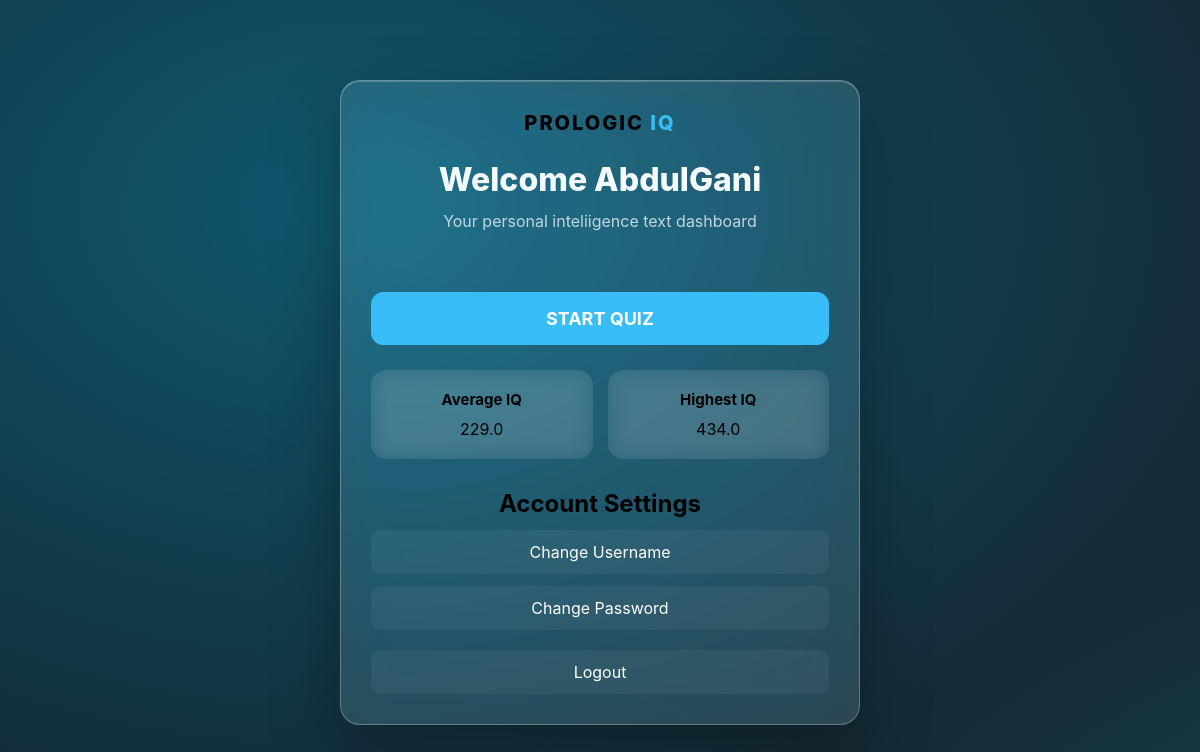
/dashboard (signed in), run on the app's committed database.
### tables this page shows
CREATE TABLE users (
            id INTEGER PRIMARY KEY AUTOINCREMENT,
            username TEXT UNIQUE NOT NULL,
            password_hash TEXT NOT NULL,
            average_iq REAL DEFAULT 0,
            highest_iq REAL DEFAULT 0
        );

### app.py (the view)
@app.route("/dashboard")
def dashboard():
    if "user_id" not in session:
        return redirect(url_for("login"))
    user_id = session["user_id"]
    conn = get_db()
    user = conn.execute(
        "SELECT * FROM users WHERE id = ?", (user_id,)
    ).fetchone()
    conn.close()
    return render_template("dashboard.html", user=user)

### app.py (called while the page is built)
def get_db():
    conn = sqlite3.connect(DATABASE)
    conn.row_factory = sqlite3.Row
    return conn

### templates/dashboard.html (shortened to what this page needs)
<!DOCTYPE html>
<html lang="en">
<head>
    <link rel="stylesheet" href="{{ url_for('static', filename='style.css') }}">
</head>
<body>
    <div class="container">
        <div class="brand">
            <span class="brand">PROLOGIC</span>
            <span class="brand-highlight">IQ</span>
        </div>
        <h1>Welcome {{ user["username"] }}</h1>
        <p>Your personal inteliigence text dashboard</p>
        <div class="dashboard-section">
            <a href="{{ url_for('quiz') }}" class="dashboard-button">START QUIZ</a>
        </div>
        <div class="stats">
            <div class="stat-card">
                <h3>Average IQ</h3>
                <div clas="stat-value">
                    {{ user["average_iq"] }}
                </div>
            </div>
            <div class="stat-card">
                <h3>Highest IQ</h3>
                <div class="stat-vlaue">
                    {{ user["highest_iq"]}}
                </div>
            </div>
        </div>
        <div class="dashbard-section">
            <h2>Account Settings</h2>
            <a href="{{ url_for('change_username') }}" class="settings-button">Change Username</a>
            <a href="{{ url_for('change_password') }}" class="settings-button">Change Password</a>
            <a href="{{ url_for('logout') }}" class="settings-button logout-button">Logout</a>
        </div>
    </div>
</body>
</html>

### static/style.css (style rules this page uses)
:root { --primary: #38bdf8; --secondary: #a5f3fc; --bg-gradient: radial-gradient(ellipse at 18% 16%, rgba(14, 116, 144, 0.62), transparent 42%), radial-gradient(ellipse at 82% 85%, rgba(13, 148, 136, 0.38), transparent 38%), linear-gradient(135deg, #102a35 0%, #152b36 52%, #182a31 100%); --glass: rgba(255, 255, 255, 0.12); --glass-highlight: rgba(255, 255, 255, 0.2); --glass-border: rgba(255, 255, 255, 0.28); --text-dark: #f4fbff; --text-light: #c1d6df; --success: #22c55e; --error: #ef4444; }
* { margin: 0; padding: 0; box-sizing: border-box; font-family: 'Inter', system-ui, sans-serif; }
body { background: var(--bg-gradient); background-attachment: fixed; background-size: 160% 160%; animation: gradientDrift 28s ease-in-out infinite alternate; min-height: 100vh; display: flex; justify-content: center; align-items: center; padding: 20px; }
.container { width: 100%; max-width: 550px; background: var(--glass); border: 1px solid var(--glass-border); padding: 2.5rem; border-radius: 20px; box-shadow: 0 28px 70px rgba(0, 0, 0, 0.32), inset 0 1px 0 rgba(255, 255, 255, 0.22); -webkit-backdrop-filter: blur(24px) saturate(145%); backdrop-filter: blur(24px) saturate(145%); text-align: center; min-height: 450px; display: flex; flex-direction: column; justify-content: center; transition: all 0.3s ease; }
h1 { color: var(--text-dark); margin-bottom: 0.5rem; font-size: 2rem; font-weight: 800; }
p { color: var(--text-light); margin-bottom: 2rem; font-size: 1rem; }
.brand { font-size: 20px; font-weight: 800; letter-spacing: 2px; margin-bottom: 25px; }
.brand-highlight { color: var(--primary); }
.stats { margin-bottom: 30px; }
.stat-card { text-align: center; transition: 0.25s ease; }
.dashboard-section { margin-top: 25px; }
.dashboard-button { display: inline-block; width: 100%; padding: 15px 20px; box-sizing: border-box; text-decoration: none; text-align: center; color: white; background: var(--primary); border: 1px solid var(--primary); border-radius: 12px; font-size: 18px; font-weight: bold; cursor: pointer; transition: 0.25s ease; }
.stats { display: grid; grid-template-columns: 1fr 1fr; gap: 15px; margin-top: 25px; }
.stat-card { padding: 20px; background: rgba(255, 255, 255, 0.05); border: 1px solid var(--border); border-radius: 15px; backdrop-filter: blur(10px); }
.stat-card h3 { margin-top: 0; margin-bottom: 10px; font-size: 15px; }
.settings-button { display: block; margin-top: 12px; padding: 12px 15px; color: white; text-decoration: none; background: rgba(255, 255, 255, 0.05); border: 1px solid var(--border); border-radius: 10px; transition: 0.25s ease; }
.logout-button { margin-top: 20px; }
.container { max-width: 520px; margin: 60px auto; padding: 30px; box-sizing: border-box; }
h1 { margin-bottom: 10px; }
p { line-height: 1.6; }
a { transition: 0.25s ease; }

### data on the page
users: username "AbdulGani", average_iq "229.0", highest_iq "434.0"
